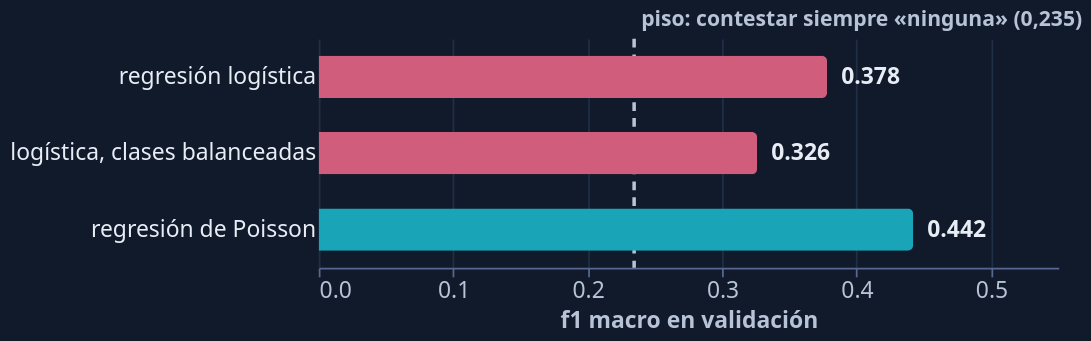

The specification (Vega-Lite) saved for this image:
### Vega-Lite specification from a JSON file in a GitHub repository (floating-point values rounded to 4 significant figures)
{"$schema": "https://vega.github.io/schema/vega-lite/v6.4.1.json", "config": {"axis": {"domainColor": "#566890", "grid": true, "gridColor": "#202e47", "labelColor": "#b7c3d6", "labelFontSize": 13, "tickColor": "#566890", "titleColor": "#b7c3d6", "titleFontSize": 13}, "background": "#111a2b", "font": "'Instrument Sans Variable', system-ui, -apple-system, 'Segoe UI', sans-serif", "header": {"labelColor": "#e8edf5", "labelFontSize": 13, "titleColor": "#b7c3d6", "titleFontSize": 13}, "legend": {"labelColor": "#b7c3d6", "labelFontSize": 13, "symbolFillColor": "#b7c3d6", "titleColor": "#b7c3d6", "titleFontSize": 13}, "title": {"anchor": "start", "color": "#e8edf5", "fontSize": 13, "fontWeight": 600, "offset": 10}, "view": {"continuousHeight": 300, "continuousWidth": 300, "stroke": null}}, "datasets": {"data-6c36bf0c2897b5d49aba650630e91082": [{"desvio": 0.037, "f1": 0.378, "fila": "regresión logística", "tipo": "descartada"}, {"desvio": 0.022, "f1": 0.326, "fila": "logística, clases balanceadas", "tipo": "descartada"}, {"desvio": 0.02, "f1": 0.442, "fila": "regresión de Poisson", "tipo": "adoptada"}], "data-b107c551ac5a39492e786ed644da3e3d": [{"t": "piso: contestar siempre «ninguna» (0,235)", "x": 0.2345}]}, "height": 130, "layer": [{"data": {"name": "data-b107c551ac5a39492e786ed644da3e3d"}, "encoding": {"x": {"field": "x", "scale": {"domain": [0, 0.55], "nice": false}, "type": "quantitative"}}, "mark": {"color": "#b7c3d6", "strokeDash": [5, 4], "strokeWidth": 2, "type": "rule"}}, {"data": {"name": "data-6c36bf0c2897b5d49aba650630e91082"}, "encoding": {"color": {"field": "tipo", "legend": null, "scale": {"domain": ["adoptada", "descartada"], "range": ["#19a4b7", "#d15d7d"]}, "type": "nominal"}, "tooltip": [{"field": "fila", "title": "Modelo", "type": "nominal"}, {"field": "f1", "format": ".3f", "title": "f1 macro", "type": "quantitative"}, {"field": "desvio", "format": ".3f", "title": "Desvío (5 folds)", "type": "quantitative"}], "x": {"axis": {"format": ".1f", "values": [0, 0.1, 0.2, 0.3, 0.4, 0.5]}, "field": "f1", "scale": {"domain": [0, 0.55], "nice": false}, "title": "f1 macro en validación", "type": "quantitative"}, "y": {"axis": {"domain": false, "grid": false, "labelColor": "#e8edf5", "labelFontSize": 13, "labelLimit": 260, "ticks": false}, "field": "fila", "sort": ["regresión logística", "logística, clases balanceadas", "regresión de Poisson"], "title": null, "type": "nominal"}}, "mark": {"cornerRadiusEnd": 3, "height": 24, "type": "bar"}}, {"data": {"name": "data-6c36bf0c2897b5d49aba650630e91082"}, "encoding": {"text": {"field": "f1", "format": ".3f", "type": "quantitative"}, "x": {"field": "f1", "scale": {"domain": [0, 0.55], "nice": false}, "type": "quantitative"}, "y": {"axis": {"domain": false, "grid": false, "labelColor": "#e8edf5", "labelFontSize": 13, "labelLimit": 260, "ticks": false}, "field": "fila", "sort": ["regresión logística", "logística, clases balanceadas", "regresión de Poisson"], "title": null, "type": "nominal"}}, "mark": {"align": "left", "color": "#e8edf5", "dx": 8, "fontSize": 13, "fontWeight": 700, "type": "text"}}, {"data": {"name": "data-b107c551ac5a39492e786ed644da3e3d"}, "encoding": {"text": {"field": "t", "type": "nominal"}, "x": {"field": "x", "scale": {"domain": [0, 0.55], "nice": false}, "type": "quantitative"}, "y": {"value": 0}}, "mark": {"align": "left", "baseline": "bottom", "color": "#b7c3d6", "dx": 4, "dy": -4, "fontSize": 12, "fontWeight": 600, "type": "text"}}], "width": 420}
